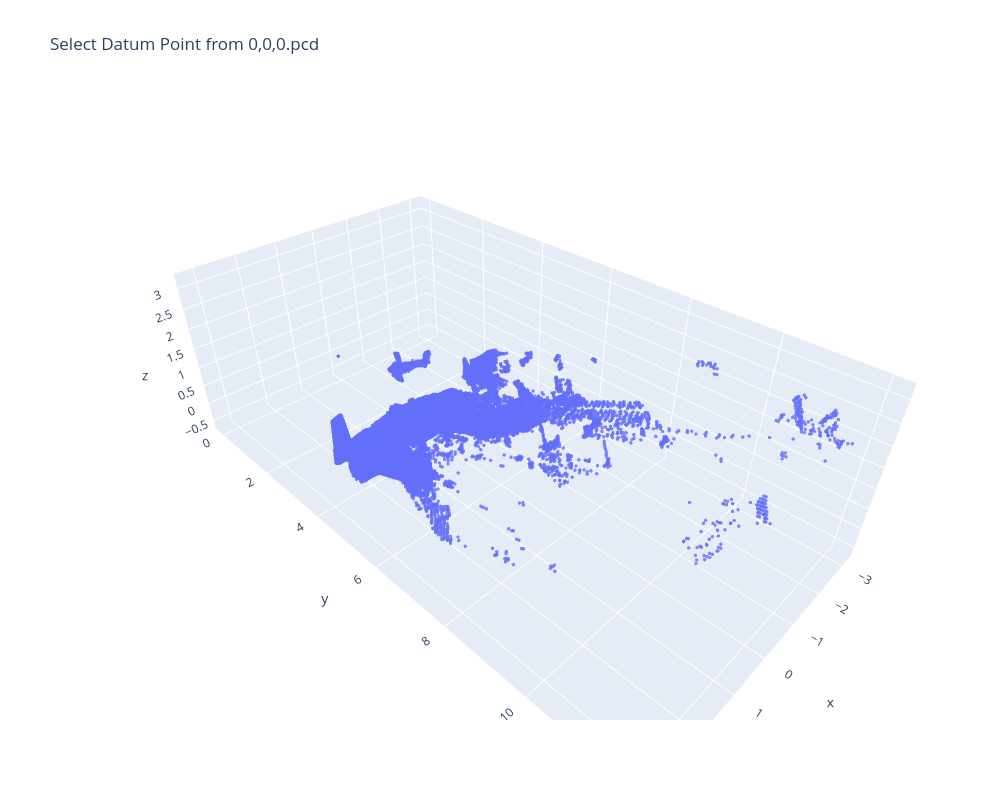

Notebook cell for this chart:
### Code cell
# Load the first PCD file
datum_pcd_path = os.path.join(data_folder, pcd_files[0])
datum_pcd = o3d.io.read_point_cloud(datum_pcd_path)

# Visualize the point cloud to find the datum point.
fig = go.Figure(
    data=[
        go.Scatter3d(
            x=np.asarray(datum_pcd.points)[:, 0],
            y=np.asarray(datum_pcd.points)[:, 1],
            z=np.asarray(datum_pcd.points)[:, 2],
            mode='markers',
            marker=dict(size=2, opacity=0.8)
        )
    ]
)
fig.update_layout(
    title=f"Select Datum Point from {pcd_files[0]}",
    scene=dict(
        aspectmode='data'
    ),
    width=1000,
    height=800
)
fig.show()

# Based on your visual inspection and hovering over the point,
# enter the coordinates of the datum point here.
# Replace the placeholder values with the actual x, y, z coordinates you found.
datum_point_pcd = np.array([-0.04256823, 2.371565, -0.5614936])

print("Datum point identified from PCD:", datum_point_pcd)

### Figure 1 — Plotly figure (JSON) as saved in the notebook; plotly's stock layout.template omitted (floating-point values rounded to 4 significant figures; data arrays with more than 128 entries replaced by an {"elided": "..."} marker saying what was removed)
{"data": [{"marker": {"opacity": 0.8, "size": 2}, "mode": "markers", "type": "scatter3d", "x": {"elided": "36200 float values"}, "y": {"elided": "36200 float values"}, "z": {"elided": "36200 float values"}}], "layout": {"height": 800, "scene": {"aspectmode": "data"}, "title": {"text": "Select Datum Point from 0,0,0.pcd"}, "width": 1000}}
